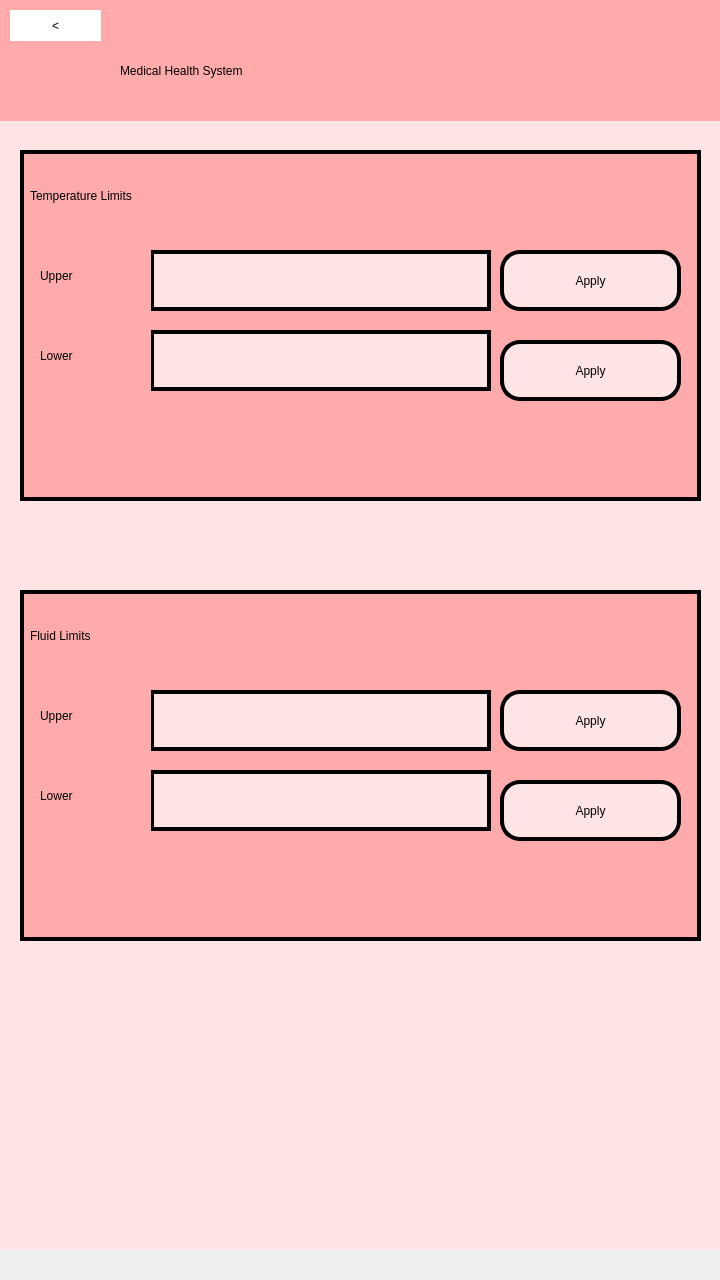
<?xml version="1.0" encoding="UTF-8"?>
<ui version="4.0">
 <class>MainWindow</class>
 <widget class="QMainWindow" name="MainWindow">
  <property name="geometry">
   <rect>
    <x>0</x>
    <y>0</y>
    <width>720</width>
    <height>1280</height>
   </rect>
  </property>
  <property name="windowTitle">
   <string>MainWindow</string>
  </property>
  <widget class="QWidget" name="centralwidget">
   <widget class="QWidget" name="widget" native="true">
    <property name="geometry">
     <rect>
      <x>0</x>
      <y>-30</y>
      <width>720</width>
      <height>1280</height>
     </rect>
    </property>
    <property name="styleSheet">
     <string notr="true">background-color: rgb(255, 228, 229);</string>
    </property>
    <widget class="QWidget" name="widget_12" native="true">
     <property name="geometry">
      <rect>
       <x>20</x>
       <y>180</y>
       <width>681</width>
       <height>351</height>
      </rect>
     </property>
     <property name="styleSheet">
      <string notr="true">background-color: rgb(255, 171, 172);
border: 4px solid black;
</string>
     </property>
     <widget class="QLineEdit" name="New_Lower_Temp">
      <property name="geometry">
       <rect>
        <x>130</x>
        <y>180</y>
        <width>341</width>
        <height>61</height>
       </rect>
      </property>
      <property name="styleSheet">
       <string notr="true">font: 20pt &quot;MS Shell Dlg 2&quot;;
background-color: rgb(255, 228, 229); 
</string>
      </property>
     </widget>
     <widget class="QLabel" name="label_9">
      <property name="geometry">
       <rect>
        <x>10</x>
        <y>10</y>
        <width>341</width>
        <height>71</height>
       </rect>
      </property>
      <property name="styleSheet">
       <string notr="true">font: 24pt &quot;MS Shell Dlg 2&quot;;
border: 0px;</string>
      </property>
      <property name="text">
       <string>Temperature Limits</string>
      </property>
     </widget>
     <widget class="QLabel" name="TempError">
      <property name="geometry">
       <rect>
        <x>80</x>
        <y>270</y>
        <width>331</width>
        <height>31</height>
       </rect>
      </property>
      <property name="styleSheet">
       <string notr="true">font: 12pt &quot;MS Shell Dlg 2&quot;;
 border: none;
color: rgb(255, 0, 0);</string>
      </property>
      <property name="text">
       <string/>
      </property>
     </widget>
     <widget class="QLineEdit" name="New_Upper_Temp">
      <property name="geometry">
       <rect>
        <x>130</x>
        <y>100</y>
        <width>341</width>
        <height>61</height>
       </rect>
      </property>
      <property name="styleSheet">
       <string notr="true">font: 20pt &quot;MS Shell Dlg 2&quot;;
background-color: rgb(255, 228, 229); 
</string>
      </property>
     </widget>
     <widget class="QLabel" name="label_12">
      <property name="geometry">
       <rect>
        <x>20</x>
        <y>90</y>
        <width>111</width>
        <height>71</height>
       </rect>
      </property>
      <property name="styleSheet">
       <string notr="true">font: 24pt &quot;MS Shell Dlg 2&quot;;
border: 0px;</string>
      </property>
      <property name="text">
       <string>Upper</string>
      </property>
     </widget>
     <widget class="QLabel" name="label_13">
      <property name="geometry">
       <rect>
        <x>20</x>
        <y>170</y>
        <width>111</width>
        <height>71</height>
       </rect>
      </property>
      <property name="styleSheet">
       <string notr="true">font: 24pt &quot;MS Shell Dlg 2&quot;;
border: 0px;</string>
      </property>
      <property name="text">
       <string>Lower</string>
      </property>
     </widget>
     <widget class="QPushButton" name="Apply_Upper_Temp">
      <property name="geometry">
       <rect>
        <x>480</x>
        <y>100</y>
        <width>181</width>
        <height>61</height>
       </rect>
      </property>
      <property name="styleSheet">
       <string notr="true">color: rgb(0, 0, 0);
background-color: rgb(255, 228, 229); 
border-radius:20px;
font: 16pt &quot;Monospace&quot;;</string>
      </property>
      <property name="text">
       <string>Apply</string>
      </property>
     </widget>
     <widget class="QPushButton" name="Apply_Lower_Temp">
      <property name="geometry">
       <rect>
        <x>480</x>
        <y>190</y>
        <width>181</width>
        <height>61</height>
       </rect>
      </property>
      <property name="styleSheet">
       <string notr="true">color: rgb(0, 0, 0);
background-color: rgb(255, 228, 229); 
border-radius:20px;
font: 16pt &quot;Monospace&quot;;</string>
      </property>
      <property name="text">
       <string>Apply</string>
      </property>
     </widget>
    </widget>
    <widget class="QWidget" name="widget_2" native="true">
     <property name="geometry">
      <rect>
       <x>-10</x>
       <y>30</y>
       <width>731</width>
       <height>121</height>
      </rect>
     </property>
     <property name="styleSheet">
      <string notr="true">background-color: rgb(255, 171, 172);
</string>
     </property>
     <widget class="QLabel" name="label">
      <property name="geometry">
       <rect>
        <x>130</x>
        <y>40</y>
        <width>541</width>
        <height>61</height>
       </rect>
      </property>
      <property name="layoutDirection">
       <enum>Qt::LeftToRight</enum>
      </property>
      <property name="styleSheet">
       <string notr="true">font: 28pt &quot;MS Shell Dlg 2&quot;;
text-align: center;
border:0px;</string>
      </property>
      <property name="text">
       <string>Medical Health System</string>
      </property>
     </widget>
     <widget class="QPushButton" name="GoBack">
      <property name="geometry">
       <rect>
        <x>20</x>
        <y>10</y>
        <width>91</width>
        <height>31</height>
       </rect>
      </property>
      <property name="styleSheet">
       <string notr="true">color: rgb(0, 0, 0);
background-color: white;
border-radius:20px;
font: 26pt &quot;MS Shell Dlg 2&quot;;

</string>
      </property>
      <property name="text">
       <string>&lt;</string>
      </property>
     </widget>
    </widget>
    <widget class="QWidget" name="widget_13" native="true">
     <property name="geometry">
      <rect>
       <x>20</x>
       <y>620</y>
       <width>681</width>
       <height>351</height>
      </rect>
     </property>
     <property name="styleSheet">
      <string notr="true">background-color: rgb(255, 171, 172);
border: 4px solid black;
</string>
     </property>
     <widget class="QLineEdit" name="New_Lower_Fluid">
      <property name="geometry">
       <rect>
        <x>130</x>
        <y>180</y>
        <width>341</width>
        <height>61</height>
       </rect>
      </property>
      <property name="styleSheet">
       <string notr="true">font: 20pt &quot;MS Shell Dlg 2&quot;;
background-color: rgb(255, 228, 229); 
</string>
      </property>
     </widget>
     <widget class="QLabel" name="label_10">
      <property name="geometry">
       <rect>
        <x>10</x>
        <y>10</y>
        <width>351</width>
        <height>71</height>
       </rect>
      </property>
      <property name="styleSheet">
       <string notr="true">font: 24pt &quot;MS Shell Dlg 2&quot;;
border: 0px;</string>
      </property>
      <property name="text">
       <string>Fluid Limits</string>
      </property>
     </widget>
     <widget class="QLabel" name="FluidError">
      <property name="geometry">
       <rect>
        <x>80</x>
        <y>270</y>
        <width>331</width>
        <height>31</height>
       </rect>
      </property>
      <property name="styleSheet">
       <string notr="true">font: 12pt &quot;MS Shell Dlg 2&quot;;
 border: none;
color: rgb(255, 0, 0);</string>
      </property>
      <property name="text">
       <string/>
      </property>
     </widget>
     <widget class="QLineEdit" name="New_Upper_Fluid">
      <property name="geometry">
       <rect>
        <x>130</x>
        <y>100</y>
        <width>341</width>
        <height>61</height>
       </rect>
      </property>
      <property name="styleSheet">
       <string notr="true">font: 20pt &quot;MS Shell Dlg 2&quot;;
background-color: rgb(255, 228, 229); 
</string>
      </property>
     </widget>
     <widget class="QLabel" name="label_14">
      <property name="geometry">
       <rect>
        <x>20</x>
        <y>90</y>
        <width>111</width>
        <height>71</height>
       </rect>
      </property>
      <property name="styleSheet">
       <string notr="true">font: 24pt &quot;MS Shell Dlg 2&quot;;
border: 0px;</string>
      </property>
      <property name="text">
       <string>Upper</string>
      </property>
     </widget>
     <widget class="QLabel" name="label_15">
      <property name="geometry">
       <rect>
        <x>20</x>
        <y>170</y>
        <width>111</width>
        <height>71</height>
       </rect>
      </property>
      <property name="styleSheet">
       <string notr="true">font: 24pt &quot;MS Shell Dlg 2&quot;;
border: 0px;</string>
      </property>
      <property name="text">
       <string>Lower</string>
      </property>
     </widget>
     <widget class="QPushButton" name="Apply_Upper_Fluid">
      <property name="geometry">
       <rect>
        <x>480</x>
        <y>100</y>
        <width>181</width>
        <height>61</height>
       </rect>
      </property>
      <property name="styleSheet">
       <string notr="true">color: rgb(0, 0, 0);
background-color: rgb(255, 228, 229); 
border-radius:20px;
font: 16pt &quot;Monospace&quot;;</string>
      </property>
      <property name="text">
       <string>Apply</string>
      </property>
     </widget>
     <widget class="QPushButton" name="Apply_Lower_Fluid">
      <property name="geometry">
       <rect>
        <x>480</x>
        <y>190</y>
        <width>181</width>
        <height>61</height>
       </rect>
      </property>
      <property name="styleSheet">
       <string notr="true">color: rgb(0, 0, 0);
background-color: rgb(255, 228, 229); 
border-radius:20px;
font: 16pt &quot;Monospace&quot;;</string>
      </property>
      <property name="text">
       <string>Apply</string>
      </property>
     </widget>
    </widget>
   </widget>
  </widget>
 </widget>
 <resources>
  <include location="Config.qrc"/>
 </resources>
 <connections/>
</ui>
